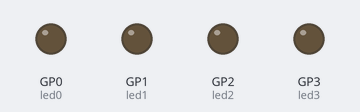
The program below on a simulated Raspberry Pi Pico running MicroPython. On the bench: output pins drawn as LEDs (lit = HIGH).

Above: at 0.2 s.
At 1.2 s:
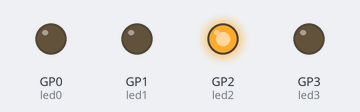
At 2.2 s:
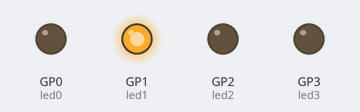
At 4.7 s:
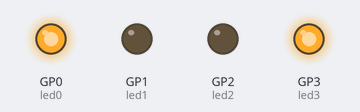
At 7.2 s:
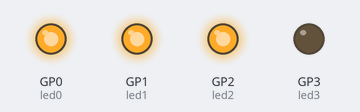
At 9.7 s:
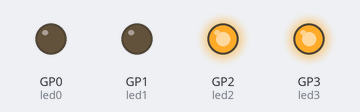
Timing chart, 0 to 10.4 s (numbered marks = the images above):
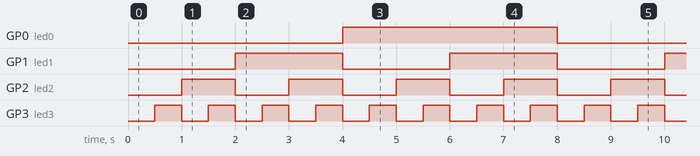

Measured:
- by itself, GP0 (led0): alternates HIGH for 4.0 s and LOW for 4.0 s
- by itself, GP1 (led1): alternates HIGH for 2.0 s and LOW for 2.0 s
- by itself, GP2 (led2): alternates HIGH for 1.0 s and LOW for 1.0 s
- by itself, GP3 (led3): alternates HIGH for 0.50 s and LOW for 0.50 s

The program:

4bit_display.py
```python
# simulate the 4-bit counter by using the 4 LEDs on the board
#
# @author = senu
# 20231114
from machine import Pin
import time

#set the 4 LEDs
led0=Pin(0, Pin.OUT)
led1=Pin(1, Pin.OUT)
led2=Pin(2, Pin.OUT)
led3=Pin(3, Pin.OUT)

counter=[led3,led2,led1,led0]

#infinite loop
while True:
    for i in range(16): #couting up from 0 to 15
        #binstr = bin(i)
        for j in range(4):
            if (i>>j) % 2 == 1:
                counter[j].on()
            else:
                counter[j].off()
        time.sleep(0.5)
```
